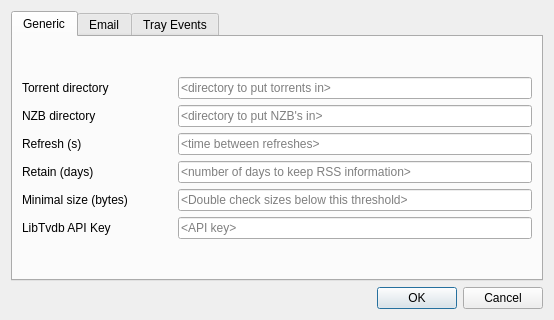
<?xml version="1.0" encoding="UTF-8"?>
<ui version="4.0">
 <class>settingsDialog</class>
 <widget class="QDialog" name="settingsDialog">
  <property name="windowModality">
   <enum>Qt::ApplicationModal</enum>
  </property>
  <property name="geometry">
   <rect>
    <x>0</x>
    <y>0</y>
    <width>554</width>
    <height>320</height>
   </rect>
  </property>
  <property name="windowTitle">
   <string>SwarmTv Settings</string>
  </property>
  <property name="windowIcon">
   <iconset resource="swarmtvqtresources.qrc">
    <normaloff>:/swarmtv/mainlogo/resources/swarmtv_logo.png</normaloff>:/swarmtv/mainlogo/resources/swarmtv_logo.png</iconset>
  </property>
  <layout class="QGridLayout" name="gridLayout">
   <item row="1" column="1">
    <widget class="QDialogButtonBox" name="buttonBox">
     <property name="orientation">
      <enum>Qt::Horizontal</enum>
     </property>
     <property name="standardButtons">
      <set>QDialogButtonBox::Cancel|QDialogButtonBox::Ok</set>
     </property>
    </widget>
   </item>
   <item row="0" column="1">
    <widget class="QTabWidget" name="tabWidget">
     <property name="currentIndex">
      <number>0</number>
     </property>
     <widget class="QWidget" name="tab">
      <attribute name="title">
       <string>Generic</string>
      </attribute>
      <layout class="QGridLayout" name="gridLayout_4">
       <item row="0" column="0">
        <layout class="QGridLayout" name="gridLayout_2">
         <item row="0" column="0">
          <layout class="QHBoxLayout" name="horizontalLayout">
           <item>
            <widget class="QLabel" name="label_2">
             <property name="minimumSize">
              <size>
               <width>150</width>
               <height>0</height>
              </size>
             </property>
             <property name="text">
              <string>Torrent directory</string>
             </property>
            </widget>
           </item>
           <item>
            <widget class="QLineEdit" name="torrentDirLineEdit">
             <property name="toolTip">
              <string>Directory to store downloaded bittorent files.</string>
             </property>
             <property name="whatsThis">
              <string>This is the path the Torrents are downloaded to.</string>
             </property>
             <property name="placeholderText">
              <string>&lt;directory to put torrents in&gt;</string>
             </property>
            </widget>
           </item>
          </layout>
         </item>
         <item row="1" column="0">
          <layout class="QHBoxLayout" name="horizontalLayout_2">
           <item>
            <widget class="QLabel" name="label">
             <property name="minimumSize">
              <size>
               <width>150</width>
               <height>0</height>
              </size>
             </property>
             <property name="text">
              <string>NZB directory</string>
             </property>
            </widget>
           </item>
           <item>
            <widget class="QLineEdit" name="nzbDirectoryLineEdit">
             <property name="toolTip">
              <string>Directory to store downloaded nzb files.</string>
             </property>
             <property name="whatsThis">
              <string>This is the path the NZBs are downloaded to.</string>
             </property>
             <property name="placeholderText">
              <string>&lt;directory to put NZB's in&gt;</string>
             </property>
            </widget>
           </item>
          </layout>
         </item>
         <item row="2" column="0">
          <layout class="QHBoxLayout" name="horizontalLayout_3">
           <item>
            <widget class="QLabel" name="label_3">
             <property name="minimumSize">
              <size>
               <width>150</width>
               <height>0</height>
              </size>
             </property>
             <property name="text">
              <string>Refresh (s)</string>
             </property>
            </widget>
           </item>
           <item>
            <widget class="QLineEdit" name="refreshLineEdit">
             <property name="toolTip">
              <string>Seconds between fetching RSS feeds</string>
             </property>
             <property name="whatsThis">
              <string>The number of minutes between refreshes.</string>
             </property>
             <property name="placeholderText">
              <string>&lt;time between refreshes&gt;</string>
             </property>
            </widget>
           </item>
          </layout>
         </item>
         <item row="3" column="0">
          <layout class="QHBoxLayout" name="horizontalLayout_4">
           <item>
            <widget class="QLabel" name="label_4">
             <property name="minimumSize">
              <size>
               <width>150</width>
               <height>0</height>
              </size>
             </property>
             <property name="text">
              <string>Retain (days)</string>
             </property>
            </widget>
           </item>
           <item>
            <widget class="QLineEdit" name="retainLineEdit">
             <property name="toolTip">
              <string>Number of days to retain downloaded RSS information.</string>
             </property>
             <property name="whatsThis">
              <string>The number of months to keep meta files (torrents or NZBs) in the database.</string>
             </property>
             <property name="placeholderText">
              <string>&lt;number of days to keep RSS information&gt;</string>
             </property>
            </widget>
           </item>
          </layout>
         </item>
         <item row="4" column="0">
          <layout class="QHBoxLayout" name="horizontalLayout_5">
           <item>
            <widget class="QLabel" name="label_5">
             <property name="minimumSize">
              <size>
               <width>150</width>
               <height>0</height>
              </size>
             </property>
             <property name="text">
              <string>Minimal size (bytes)</string>
             </property>
            </widget>
           </item>
           <item>
            <widget class="QLineEdit" name="minimalSizeLineEdit">
             <property name="toolTip">
              <string>Minimal size the RSS information has to indicate below this threshold, download the meta file to check.</string>
             </property>
             <property name="whatsThis">
              <string>The minimal size a RSS feed has to provide for content. When this size is not met, the meta file is downloaded and the size will be red from there.</string>
             </property>
             <property name="placeholderText">
              <string>&lt;Double check sizes below this threshold&gt;</string>
             </property>
            </widget>
           </item>
          </layout>
         </item>
         <item row="5" column="0">
          <layout class="QHBoxLayout" name="horizontalLayout_7">
           <item>
            <widget class="QLabel" name="label_9">
             <property name="minimumSize">
              <size>
               <width>150</width>
               <height>0</height>
              </size>
             </property>
             <property name="text">
              <string>LibTvdb API Key </string>
             </property>
            </widget>
           </item>
           <item>
            <widget class="QLineEdit" name="apiKeyLineEdit">
             <property name="toolTip">
              <string>API key for thetvdb.com interface. Needed to retrieve episode data. Get the API key by registering at http://thetvdb.com</string>
             </property>
             <property name="placeholderText">
              <string>&lt;API key&gt;</string>
             </property>
            </widget>
           </item>
          </layout>
         </item>
        </layout>
       </item>
      </layout>
     </widget>
     <widget class="QWidget" name="tab_2">
      <attribute name="title">
       <string>Email</string>
      </attribute>
      <layout class="QGridLayout" name="gridLayout_3">
       <item row="0" column="0">
        <layout class="QVBoxLayout" name="verticalLayout_5">
         <item>
          <layout class="QVBoxLayout" name="verticalLayout_4">
           <item>
            <widget class="QCheckBox" name="emailEnableCheckBox">
             <property name="toolTip">
              <string>When enabled emails will be sent when a download occurs.</string>
             </property>
             <property name="text">
              <string>Enable email notifications</string>
             </property>
            </widget>
           </item>
           <item>
            <layout class="QHBoxLayout" name="horizontalLayout_6">
             <item>
              <layout class="QVBoxLayout" name="verticalLayout_2">
               <item>
                <widget class="QLabel" name="label_6">
                 <property name="text">
                  <string>Destination address</string>
                 </property>
                </widget>
               </item>
               <item>
                <widget class="QLabel" name="label_7">
                 <property name="text">
                  <string>Sender address</string>
                 </property>
                </widget>
               </item>
               <item>
                <widget class="QLabel" name="label_8">
                 <property name="text">
                  <string>SMTP server</string>
                 </property>
                </widget>
               </item>
              </layout>
             </item>
             <item>
              <layout class="QVBoxLayout" name="verticalLayout_3">
               <item>
                <widget class="QLineEdit" name="destinationLineEdit">
                 <property name="placeholderText">
                  <string>&lt;email address&gt;</string>
                 </property>
                </widget>
               </item>
               <item>
                <widget class="QLineEdit" name="senderLineEdit">
                 <property name="placeholderText">
                  <string>&lt;email address&gt;</string>
                 </property>
                </widget>
               </item>
               <item>
                <widget class="QLineEdit" name="ServerLineEdit">
                 <property name="toolTip">
                  <string>server:port</string>
                 </property>
                 <property name="placeholderText">
                  <string>&lt;server:port&gt;</string>
                 </property>
                </widget>
               </item>
              </layout>
             </item>
            </layout>
           </item>
          </layout>
         </item>
        </layout>
       </item>
       <item row="1" column="0">
        <spacer name="verticalSpacer">
         <property name="orientation">
          <enum>Qt::Vertical</enum>
         </property>
         <property name="sizeHint" stdset="0">
          <size>
           <width>20</width>
           <height>40</height>
          </size>
         </property>
        </spacer>
       </item>
      </layout>
     </widget>
     <widget class="QWidget" name="tab_3">
      <attribute name="title">
       <string>Tray Events</string>
      </attribute>
      <layout class="QGridLayout" name="gridLayout_5">
       <item row="0" column="0">
        <layout class="QVBoxLayout" name="verticalLayout_7">
         <item>
          <widget class="QLabel" name="label_10">
           <property name="text">
            <string>When QtSwarmtv is minimized show these messages at the tray icon.</string>
           </property>
          </widget>
         </item>
         <item>
          <layout class="QVBoxLayout" name="verticalLayout">
           <item>
            <widget class="QCheckBox" name="dbusStartCheckBox">
             <property name="text">
              <string>Show SwarmTv start of cycle</string>
             </property>
            </widget>
           </item>
           <item>
            <widget class="QCheckBox" name="dbusStopCheckBox">
             <property name="text">
              <string>Show SwartmTv end of cycle</string>
             </property>
            </widget>
           </item>
           <item>
            <widget class="QCheckBox" name="dbusRssCheckBox">
             <property name="text">
              <string>Show RSS download</string>
             </property>
            </widget>
           </item>
           <item>
            <widget class="QCheckBox" name="dbusSimpleCheckBox">
             <property name="text">
              <string>Show application of a simple filter</string>
             </property>
            </widget>
           </item>
           <item>
            <widget class="QCheckBox" name="dbusSqlCheckBox">
             <property name="text">
              <string>Show aplication of an SQL filter</string>
             </property>
            </widget>
           </item>
           <item>
            <widget class="QCheckBox" name="dbusDownedCheckBox">
             <property name="text">
              <string>Show meta file download</string>
             </property>
            </widget>
           </item>
          </layout>
         </item>
        </layout>
       </item>
      </layout>
     </widget>
    </widget>
   </item>
  </layout>
 </widget>
 <resources>
  <include location="swarmtvqtresources.qrc"/>
 </resources>
 <connections>
  <connection>
   <sender>buttonBox</sender>
   <signal>accepted()</signal>
   <receiver>settingsDialog</receiver>
   <slot>accept()</slot>
   <hints>
    <hint type="sourcelabel">
     <x>248</x>
     <y>254</y>
    </hint>
    <hint type="destinationlabel">
     <x>157</x>
     <y>274</y>
    </hint>
   </hints>
  </connection>
  <connection>
   <sender>buttonBox</sender>
   <signal>rejected()</signal>
   <receiver>settingsDialog</receiver>
   <slot>reject()</slot>
   <hints>
    <hint type="sourcelabel">
     <x>316</x>
     <y>260</y>
    </hint>
    <hint type="destinationlabel">
     <x>286</x>
     <y>274</y>
    </hint>
   </hints>
  </connection>
 </connections>
</ui>
